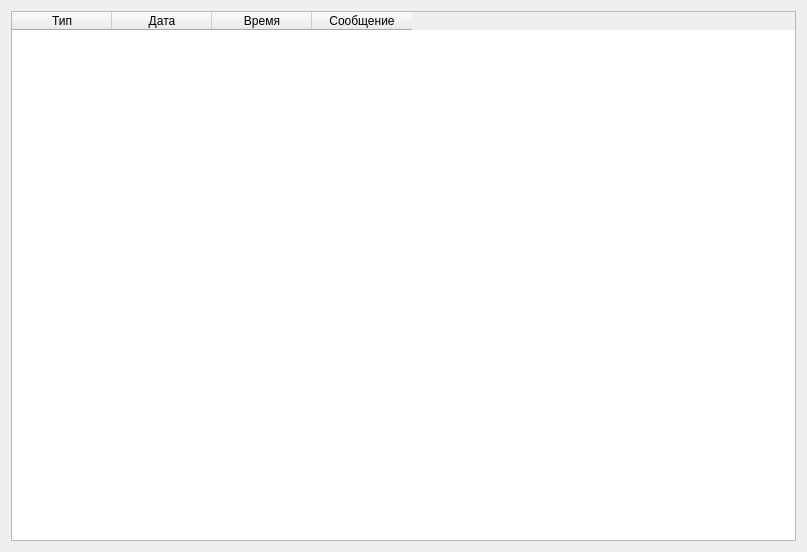
<?xml version="1.0" encoding="UTF-8"?>
<ui version="4.0">
 <class>ProgramErrorsDialog</class>
 <widget class="QDialog" name="ProgramErrorsDialog">
  <property name="geometry">
   <rect>
    <x>0</x>
    <y>0</y>
    <width>807</width>
    <height>552</height>
   </rect>
  </property>
  <property name="windowTitle">
   <string/>
  </property>
  <layout class="QVBoxLayout" name="verticalLayout">
   <item>
    <widget class="QTableWidget" name="errorsTableWidget">
     <column>
      <property name="text">
       <string>Тип</string>
      </property>
     </column>
     <column>
      <property name="text">
       <string>Дата</string>
      </property>
     </column>
     <column>
      <property name="text">
       <string>Время</string>
      </property>
     </column>
     <column>
      <property name="text">
       <string>Сообщение</string>
      </property>
     </column>
    </widget>
   </item>
  </layout>
 </widget>
 <resources/>
 <connections/>
</ui>
